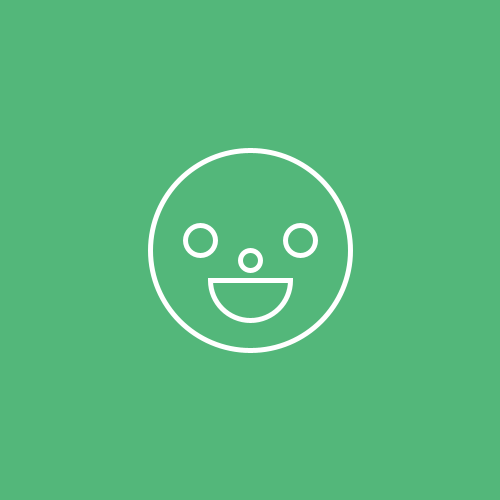
Frame 1 (no input)
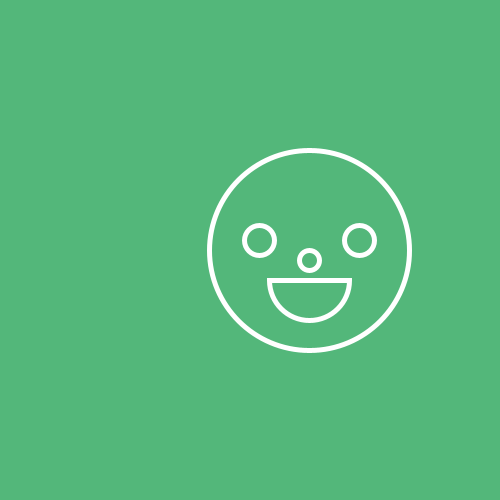
Frame 60 (the mouse pressed at the canvas centre just before this capture)
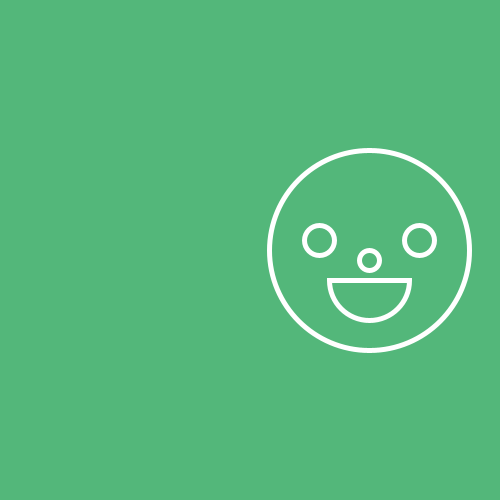
Frame 120 (the mouse held since frame 60 and released just before this capture)

The Processing sketch that drew these frames (run headless with seeded random() and noise(); from frame 60 on, the mouse is pressed at the canvas centre):

// Processing sketch: processingEx2
// ── processingEx2.pde
int x;

void setup() {
  size(500, 500);
  noFill();
  stroke(255, 255, 255);
  strokeWeight(5);
  x = 250;
}

void draw() {
  background(83, 183, 122);
  ellipse(x, 250, 200, 200);
  ellipse(x-50, 240, 30, 30);
  ellipse(x+50, 240, 30, 30);
  ellipse(x, 260, 20, 20);
  arc(x, 280, 80, 80, 0, PI, PIE);
  
  x = x + 1;
  
  println(x);
  
}
